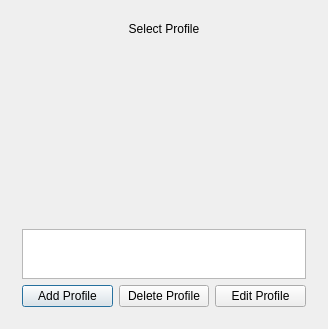
<?xml version="1.0" encoding="UTF-8"?>
<ui version="4.0">
 <class>SelectProfileWindow</class>
 <widget class="QDialog" name="SelectProfileWindow">
  <property name="geometry">
   <rect>
    <x>0</x>
    <y>0</y>
    <width>328</width>
    <height>329</height>
   </rect>
  </property>
  <property name="windowTitle">
   <string>SelectProfileWindow</string>
  </property>
  <layout class="QHBoxLayout" name="horizontalLayout">
   <item>
    <widget class="QWidget" name="gridWidget_2" native="true">
     <layout class="QGridLayout" name="gridLayout_2">
      <item row="2" column="0">
       <layout class="QHBoxLayout" name="horizontalLayout_2">
        <item>
         <widget class="QPushButton" name="addProfileButton">
          <property name="text">
           <string>Add Profile</string>
          </property>
         </widget>
        </item>
        <item>
         <widget class="QPushButton" name="deleteProfileButton">
          <property name="text">
           <string>Delete Profile</string>
          </property>
         </widget>
        </item>
        <item>
         <widget class="QPushButton" name="editProfileButton">
          <property name="text">
           <string>Edit Profile</string>
          </property>
         </widget>
        </item>
       </layout>
      </item>
      <item row="1" column="0">
       <layout class="QGridLayout" name="gridLayout">
        <item row="0" column="0">
         <widget class="QLabel" name="label">
          <property name="text">
           <string>Select Profile</string>
          </property>
          <property name="alignment">
           <set>Qt::AlignCenter</set>
          </property>
         </widget>
        </item>
        <item row="2" column="0">
         <widget class="QListView" name="listView">
          <property name="enabled">
           <bool>true</bool>
          </property>
          <property name="sizePolicy">
           <sizepolicy hsizetype="Minimum" vsizetype="Minimum">
            <horstretch>0</horstretch>
            <verstretch>0</verstretch>
           </sizepolicy>
          </property>
          <property name="maximumSize">
           <size>
            <width>10244</width>
            <height>50</height>
           </size>
          </property>
         </widget>
        </item>
        <item row="1" column="0">
         <spacer name="verticalSpacer">
          <property name="orientation">
           <enum>Qt::Vertical</enum>
          </property>
          <property name="sizeHint" stdset="0">
           <size>
            <width>20</width>
            <height>40</height>
           </size>
          </property>
         </spacer>
        </item>
       </layout>
      </item>
     </layout>
    </widget>
   </item>
  </layout>
 </widget>
 <layoutdefault spacing="6" margin="11"/>
 <tabstops>
  <tabstop>addProfileButton</tabstop>
  <tabstop>deleteProfileButton</tabstop>
 </tabstops>
 <resources/>
 <connections/>
</ui>
